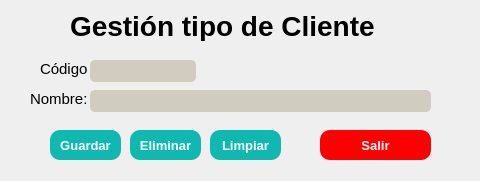
<?xml version="1.0" encoding="UTF-8"?>
<ui version="4.0">
 <class>MainWindow</class>
 <widget class="QMainWindow" name="MainWindow">
  <property name="geometry">
   <rect>
    <x>0</x>
    <y>0</y>
    <width>480</width>
    <height>181</height>
   </rect>
  </property>
  <property name="minimumSize">
   <size>
    <width>480</width>
    <height>170</height>
   </size>
  </property>
  <property name="windowTitle">
   <string>Gestion de tipo de clientes</string>
  </property>
  <property name="windowIcon">
   <iconset>
    <normaloff>../Icons/tipoClientes.ico</normaloff>../Icons/tipoClientes.ico</iconset>
  </property>
  <widget class="QWidget" name="centralwidget">
   <widget class="QLabel" name="label">
    <property name="geometry">
     <rect>
      <x>40</x>
      <y>60</y>
      <width>48</width>
      <height>18</height>
     </rect>
    </property>
    <property name="font">
     <font>
      <pointsize>11</pointsize>
     </font>
    </property>
    <property name="text">
     <string>Código:</string>
    </property>
   </widget>
   <widget class="QLineEdit" name="txtCodigo">
    <property name="geometry">
     <rect>
      <x>90</x>
      <y>60</y>
      <width>106</width>
      <height>22</height>
     </rect>
    </property>
    <property name="font">
     <font>
      <pointsize>10</pointsize>
     </font>
    </property>
    <property name="styleSheet">
     <string notr="true">background-color:#d1ccc0;
border-radius:5px;</string>
    </property>
   </widget>
   <widget class="QLabel" name="label_2">
    <property name="geometry">
     <rect>
      <x>30</x>
      <y>90</y>
      <width>57</width>
      <height>18</height>
     </rect>
    </property>
    <property name="font">
     <font>
      <pointsize>11</pointsize>
     </font>
    </property>
    <property name="text">
     <string>Nombre:</string>
    </property>
   </widget>
   <widget class="QLineEdit" name="txtNombre">
    <property name="geometry">
     <rect>
      <x>90</x>
      <y>90</y>
      <width>341</width>
      <height>22</height>
     </rect>
    </property>
    <property name="font">
     <font>
      <pointsize>10</pointsize>
     </font>
    </property>
    <property name="styleSheet">
     <string notr="true">background-color:#d1ccc0;
border-radius:5px;</string>
    </property>
   </widget>
   <widget class="QLabel" name="label_3">
    <property name="geometry">
     <rect>
      <x>70</x>
      <y>10</y>
      <width>331</width>
      <height>31</height>
     </rect>
    </property>
    <property name="font">
     <font>
      <pointsize>21</pointsize>
      <weight>75</weight>
      <bold>true</bold>
     </font>
    </property>
    <property name="text">
     <string>Gestión tipo de Cliente</string>
    </property>
   </widget>
   <widget class="QPushButton" name="btnGuardar">
    <property name="geometry">
     <rect>
      <x>50</x>
      <y>130</y>
      <width>71</width>
      <height>30</height>
     </rect>
    </property>
    <property name="font">
     <font>
      <pointsize>10</pointsize>
      <weight>75</weight>
      <bold>true</bold>
     </font>
    </property>
    <property name="styleSheet">
     <string notr="true">background:#0fb9b1;
color:white;
border-radius:10px;</string>
    </property>
    <property name="text">
     <string>Guardar</string>
    </property>
   </widget>
   <widget class="QPushButton" name="btnEliminar">
    <property name="geometry">
     <rect>
      <x>130</x>
      <y>130</y>
      <width>71</width>
      <height>30</height>
     </rect>
    </property>
    <property name="font">
     <font>
      <pointsize>10</pointsize>
      <weight>75</weight>
      <bold>true</bold>
     </font>
    </property>
    <property name="styleSheet">
     <string notr="true">background:#0fb9b1;
color:white;
border-radius:10px;</string>
    </property>
    <property name="text">
     <string>Eliminar</string>
    </property>
   </widget>
   <widget class="QPushButton" name="btnLimpiar">
    <property name="geometry">
     <rect>
      <x>210</x>
      <y>130</y>
      <width>71</width>
      <height>30</height>
     </rect>
    </property>
    <property name="font">
     <font>
      <pointsize>10</pointsize>
      <weight>75</weight>
      <bold>true</bold>
     </font>
    </property>
    <property name="styleSheet">
     <string notr="true">background:#0fb9b1;
color:white;
border-radius:10px;</string>
    </property>
    <property name="text">
     <string>Limpiar</string>
    </property>
   </widget>
   <widget class="QPushButton" name="btnSalir">
    <property name="geometry">
     <rect>
      <x>320</x>
      <y>130</y>
      <width>111</width>
      <height>30</height>
     </rect>
    </property>
    <property name="font">
     <font>
      <pointsize>10</pointsize>
      <weight>75</weight>
      <bold>true</bold>
     </font>
    </property>
    <property name="styleSheet">
     <string notr="true">background:#F00;
color:white;
border-radius:10px;</string>
    </property>
    <property name="text">
     <string>Salir</string>
    </property>
   </widget>
  </widget>
 </widget>
 <resources/>
 <connections/>
</ui>
